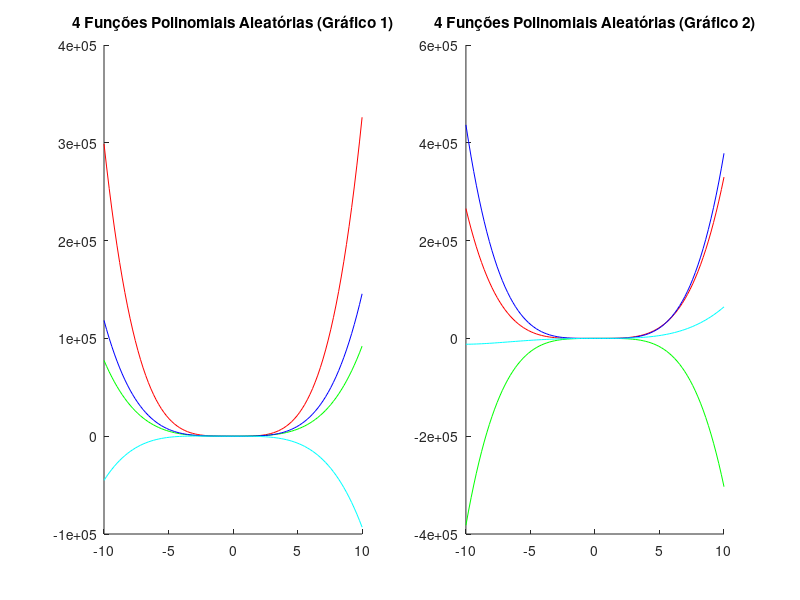

Recreate this plot in MATLAB.
clear
x = linspace(-10, 10, 100);
colors = ['r', 'g', 'b', 'c', 'm', 'y', 'k', 'w'];
subplot(1,2,1);
hold on
for i = 1:4
    y = randi([-50,50])*x.^4 + randi([-50,50])*x.^3 ...
    + randi([-50,50])*x.^2 + randi([-50,50])*x;
    plot(x, y, colors(i))
endfor
title('4 Funções Polinomiais Aleatórias (Gráfico 1)');

subplot(1,2,2);
hold on
for i = 1:4
    y = randi([-50,50])*x.^4 + randi([-50,50])*x.^3 ...
    + randi([-50,50])*x.^2 + randi([-50,50])*x;
    plot(x, y, colors(i))
endfor
title('4 Funções Polinomiais Aleatórias (Gráfico 2)');

hold off

